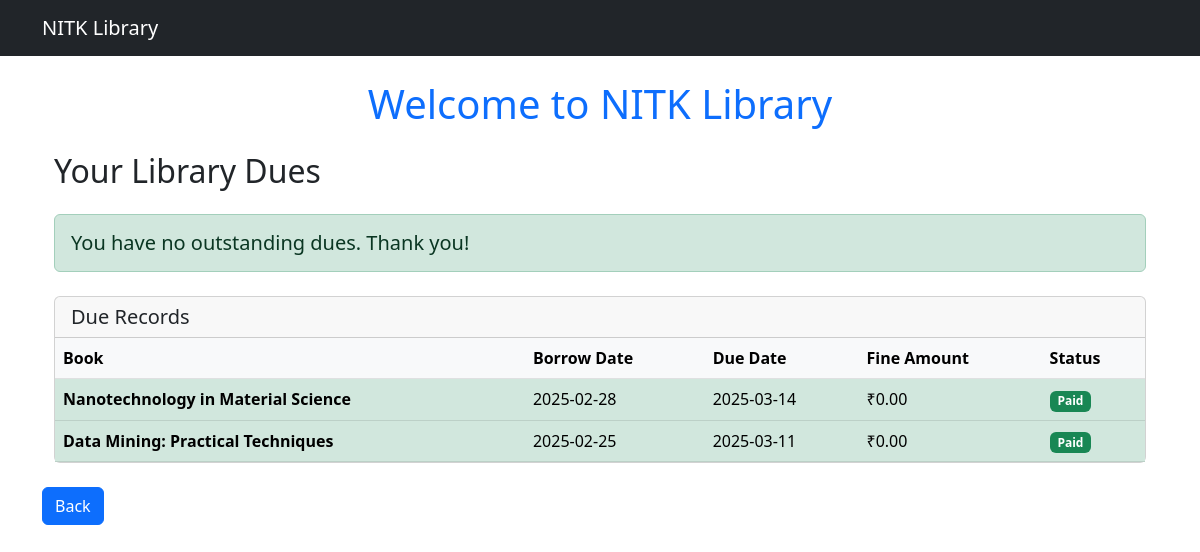
/dues/ (signed in), run on an earlier commit of the app's database.
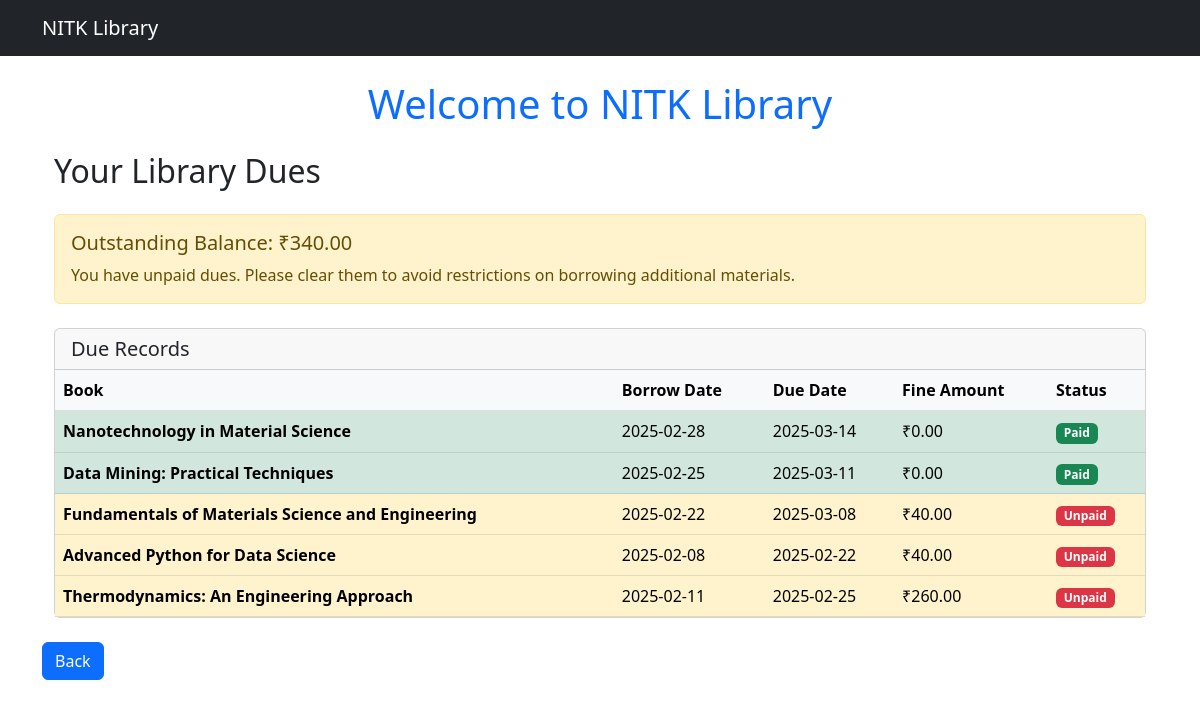
And on a later commit of the database.
### dues/models.py (models this page shows, shortened)
class Due(models.Model):
    borrow = models.OneToOneField(Borrow, on_delete=models.CASCADE, related_name="due")
    amount = models.DecimalField(max_digits=10, decimal_places=2, default=0.00)
    created_at = models.DateTimeField(auto_now_add=True)
    updated_at = models.DateTimeField(auto_now=True)
    is_paid = models.BooleanField(default=False)
    def calculate_fine_amount(self):
        daily_fine = 20.00
        if self.borrow.is_overdue:
            if self.borrow.return_date:
                overdue_days = (self.borrow.return_date - self.borrow.due_date).days
            else:
                overdue_days = (timezone.now() - self.borrow.due_date).days
            return max(0, overdue_days * daily_fine)
        return 0.00
    def update_fine(self):
        fine_amount = self.calculate_fine_amount()
        if fine_amount != self.amount:
            self.amount = fine_amount
            self.save(update_fields=['amount', 'updated_at'])
        return self.amount

### borrowing/models.py (models this page shows, shortened)
class Borrow(models.Model):
    STATUS_CHOICES = [
        ('Pending', 'Pending'),
        ('Approved', 'Approved'),
        ('Rejected', 'Rejected'),
        ('Returned', 'Returned'),
        ('Pending Return','Pending Return')
    ]
    student = models.ForeignKey(Student, on_delete=models.CASCADE)
    book = models.ForeignKey(Book, on_delete=models.CASCADE, null=True, blank=True)
    journal = models.ForeignKey(Journal, on_delete=models.CASCADE, null=True, blank=True)
    borrow_date = models.DateTimeField(default=timezone.now)
    due_date = models.DateTimeField(null=True, blank=True)
    return_date = models.DateTimeField(null=True, blank=True)
    is_returned = models.BooleanField(default=False)
    is_overdue = models.BooleanField(default=False)
    status = models.CharField(max_length=20, choices=STATUS_CHOICES, default='Pending')

### books/models.py (models this page shows, shortened)
class Book(models.Model):
    GenreChoices = [
    ('Metallurgy', 'METALLURGY'),
    ('Computer Science', 'CS'),
    ('ECE', 'ECE'),
    ('EEE', 'EEE'),
    ('Mechanical', 'MECHANICAL'),
    ('Civil', 'CIVIL'),
    ('AI', 'AI'),
    ('Data Science', 'DATA_SCIENCE'),
    ('Mining', 'MINING'),
    ('IT', 'IT')
]
    title = models.CharField(max_length=255)
    author = models.ForeignKey(Author, on_delete=models.CASCADE)
    publisher = models.CharField(max_length=255)
    pages = models.IntegerField(validators=[MinValueValidator(1)])
    price = models.DecimalField(max_digits=8, decimal_places=2)
    genre = models.CharField(max_length=50, choices=GenreChoices)
    topics = models.TextField(blank=True, null=True)
    available_copies = models.IntegerField(default=1, validators=[MinValueValidator(0)])

### dues/views.py (the view)
# urls.py: path('', views.student_dues, name='student_dues'),
@login_required
def student_dues(request):
    student = get_object_or_404(Student, user=request.user)
    dues = Due.objects.filter(borrow__student=student).select_related('borrow')
    for due in dues:
        due.update_fine()
    context = {
        'dues': dues,
        'total_unpaid': sum(due.amount for due in dues if not due.is_paid),
    }
    return render(request, 'student_dues.html', context)

### dues/templates/student_dues.html (shortened to what this page needs)
{% extends "base.html" %}
{% block content %}
<div class="container mt-4">
    <h2 class="mb-4">Your Library Dues</h2>
    {% if total_unpaid > 0 %}
    <div class="alert alert-warning mb-4">
        <h5 class="mb-2">Outstanding Balance: ₹{{ total_unpaid }}</h5>
        <p class="mb-0">You have unpaid dues. Please clear them to avoid restrictions on borrowing additional materials.</p>
    </div>
    {% else %}
    <div class="alert alert-success mb-4">
        <h5 class="mb-0">You have no outstanding dues. Thank you!</h5>
    </div>
    {% endif %}
    <div class="card mb-4">
        <div class="card-header">
            <h5 class="card-title mb-0">Due Records</h5>
        </div>
        <div class="card-body p-0">
            <table class="table table-hover mb-0">
                <thead class="table-light">
                    <tr>
                        <th>Book</th>
                        <th>Borrow Date</th>
                        <th>Due Date</th>
                        <th>Fine Amount</th>
                        <th>Status</th>
                    </tr>
                </thead>
                <tbody>
                    {% for due in dues %}
                    <tr class="{% if not due.is_paid and due.amount > 0 %}table-warning{% elif due.is_paid %}table-success{% endif %}">
                        <td>
                            <strong>{{ due.borrow.book.title }}</strong>
                        </td>
                        <td>{{ due.borrow.borrow_date|date:"Y-m-d" }}</td>
                        <td>{{ due.borrow.due_date|date:"Y-m-d" }}</td>
                        <td>₹{{ due.amount }}</td>
                        <td>
                            {% if due.is_paid %}
                                <span class="badge bg-success">Paid</span>
                            {% elif due.amount > 0 %}
                                <span class="badge bg-danger">Unpaid</span>
                            {% else %}
                                <span class="badge bg-secondary">No Fine</span>
                            {% endif %}
                        </td>
                    </tr>
                    {% endfor %}
                </tbody>
            </table>
        </div>
    </div>
</div>
<div class="mt-4">
    <button class="btn btn-primary" onclick="history.back()">Back</button>
</div>
{% endblock %}

What changed in the data, as far as the page shows it:
added Due: borrow.book "Fundamentals of Materials Science and Engineering", borrow.borrow_date "2025-02-22", borrow.due_date "2025-03-08", amount "40.00", is_paid "Unpaid"
added Due: borrow.book "Advanced Python for Data Science", borrow.borrow_date "2025-02-08", borrow.due_date "2025-02-22", amount "40.00", is_paid "Unpaid"
added Due: borrow.book "Thermodynamics: An Engineering Approach", borrow.borrow_date "2025-02-11", borrow.due_date "2025-02-25", amount "260.00", is_paid "Unpaid"
Also different on the page:
{{ total_unpaid }}: (not shown) → "340.00"
text no longer shown: "You have no outstanding dues. Thank you!"
text now shown: "Outstanding Balance: ₹ You have unpaid dues. Please clear them to avoid restrictions on borrowing additional materials."
